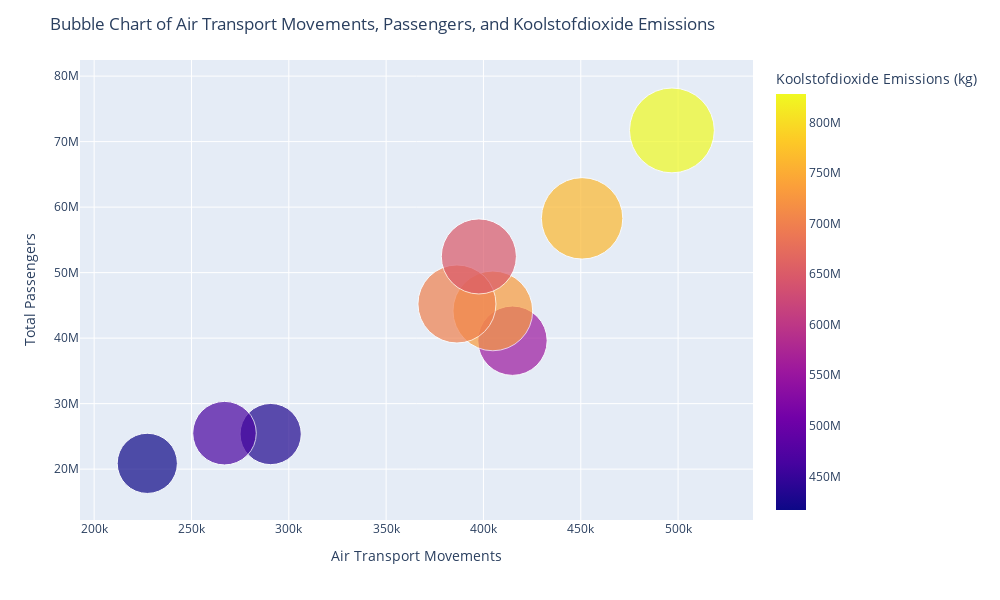

Notebook code cell kept with this figure:
### Code cell
import pandas as pd
import plotly.express as px

# Load the datasets
df_emission = pd.read_csv("../notebooks/cache/Schiphol_Emissie_Cleaned.csv")
df_yearly = pd.read_csv("../notebooks/cache/Yearly_Traffic_Data_Cleaned.csv")

# Preprocess the emission dataset
df_emission['EMISSIE (kg)'] = df_emission['EMISSIE (kg)'].str.replace(',', '.').astype(float)

# Filter the data for "Koolstofdioxide"
df_koolstofdioxide = df_emission[df_emission['STOFNAAM'] == 'Koolstofdioxide']

# Aggregate the data by year
df_aggregated = df_koolstofdioxide.groupby('EMISSIEJAAR')['EMISSIE (kg)'].sum().reset_index()

# Merge with the yearly traffic data
df_combined = pd.merge(df_yearly, df_aggregated, left_on='Year', right_on='EMISSIEJAAR', how='inner')

# Drop unnecessary columns and handle any missing values if needed
df_combined.drop(columns=['EMISSIEJAAR'], inplace=True)
df_combined.fillna(0, inplace=True)

# Create the bubble chart
fig = px.scatter(df_combined, 
                 x='Air_Transport_Movements_Total', 
                 y='Passengers_Total', 
                 size='EMISSIE (kg)', 
                 color='EMISSIE (kg)',  
                 hover_name='Year',
                 hover_data={
                     'Air_Transport_Movements_Total': True,
                     'Passengers_Total': True,
                     'EMISSIE (kg)': True,
                     'Year': False  # Set to False to avoid duplication
                 },
                 size_max=60,
                 labels={
                     'Air_Transport_Movements_Total': 'Air Transport Movements',
                     'Passengers_Total': 'Total Passengers',
                     'EMISSIE (kg)': 'Koolstofdioxide Emissions (kg)'
                 })

# Update layout for the plot
fig.update_layout(
    title="Bubble Chart of Air Transport Movements, Passengers, and Koolstofdioxide Emissions",
    xaxis_title="Air Transport Movements",
    yaxis_title="Total Passengers",
    height=600,
    width=1000
)

# Show the plot
fig.show()

### Figure 1 — Plotly figure (JSON) as saved in the notebook; plotly's stock layout.template omitted (floating-point values rounded to 4 significant figures)
{"data": [{"customdata": [[431000000.0, 1995], [553400000.0, 2000], [731500000.0, 2005], [700800000.0, 2010], [763400000.0, 2015], [828200000.0, 2019], [416800000.0, 2020], [465100000.0, 2021], [648600000.0, 2022]], "hovertemplate": "<b>%{hovertext}</b><br><br>Air Transport Movements=%{x}<br>Total Passengers=%{y}<br>Koolstofdioxide Emissions (kg)=%{marker.color}<extra></extra>", "hovertext": [1995, 2000, 2005, 2010, 2015, 2019, 2020, 2021, 2022], "legendgroup": "", "marker": {"color": [431000000.0, 553400000.0, 731500000.0, 700800000.0, 763400000.0, 828200000.0, 416800000.0, 465100000.0, 648600000.0], "coloraxis": "coloraxis", "size": [431000000.0, 553400000.0, 731500000.0, 700800000.0, 763400000.0, 828200000.0, 416800000.0, 465100000.0, 648600000.0], "sizemode": "area", "sizeref": 230000.0, "symbol": "circle"}, "mode": "markers", "name": "", "orientation": "v", "showlegend": false, "type": "scatter", "x": [290690, 414928, 404819, 386388, 450679, 496826, 227304, 266967, 397646], "xaxis": "x", "y": [25355001, 39606925, 44157005, 45211749, 58284864, 71706999, 20884044, 25492633, 52472188], "yaxis": "y"}], "layout": {"coloraxis": {"colorbar": {"title": {"text": "Koolstofdioxide Emissions (kg)"}}, "colorscale": [[0, "#0d0887"], [0.1111, "#46039f"], [0.2222, "#7201a8"], [0.3333, "#9c179e"], [0.4444, "#bd3786"], [0.5556, "#d8576b"], [0.6667, "#ed7953"], [0.7778, "#fb9f3a"], [0.8889, "#fdca26"], [1, "#f0f921"]]}, "height": 600, "legend": {"itemsizing": "constant", "tracegroupgap": 0}, "margin": {"t": 60}, "title": {"text": "Bubble Chart of Air Transport Movements, Passengers, and Koolstofdioxide Emissions"}, "width": 1000, "xaxis": {"anchor": "y", "domain": [0, 1], "title": {"text": "Air Transport Movements"}}, "yaxis": {"anchor": "x", "domain": [0, 1], "title": {"text": "Total Passengers"}}}}
